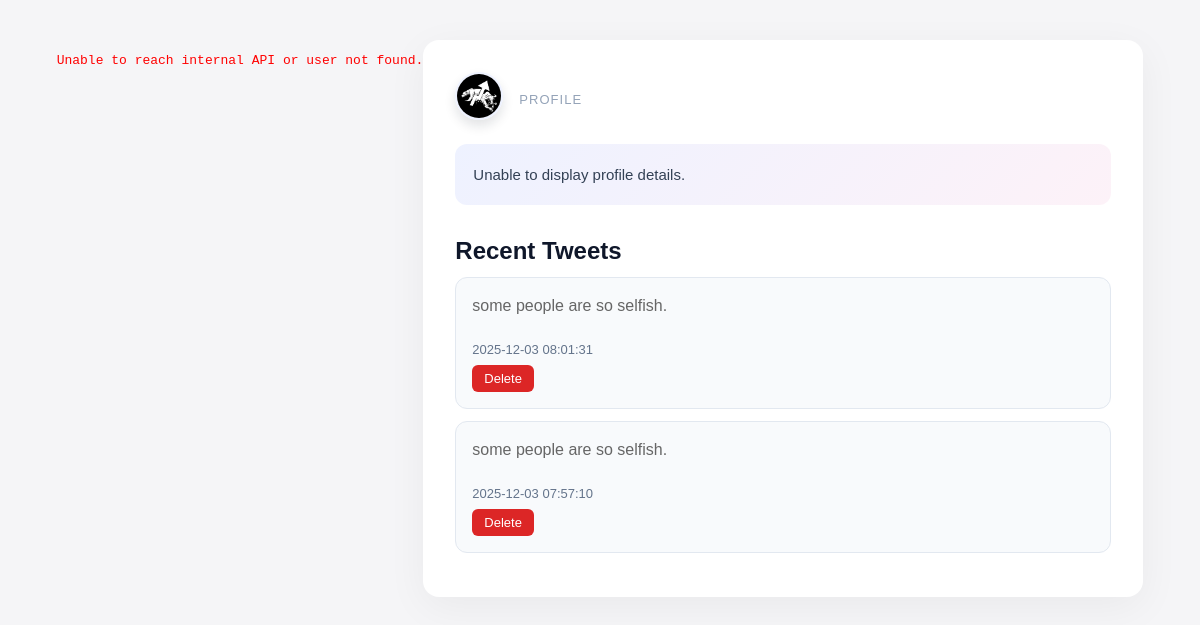
/profile.php?user_id=8, run on the app's committed database.
### tables this page shows
CREATE TABLE `users` (
  `id` int unsigned NOT NULL AUTO_INCREMENT,
  `name` varchar(100) NOT NULL,
  `username` varchar(50) NOT NULL,
  `email` varchar(100) NOT NULL,
  `password` varchar(255) NOT NULL,
  `created_at` datetime DEFAULT CURRENT_TIMESTAMP,
  `updated_at` datetime DEFAULT CURRENT_TIMESTAMP ON UPDATE CURRENT_TIMESTAMP,
  `reset_token` varchar(32) DEFAULT NULL,
  `profile_picture` varchar(255) NOT NULL DEFAULT 'default.png',
  `bio` text,
  PRIMARY KEY (`id`),
  UNIQUE KEY `username` (`username`),
  UNIQUE KEY `email` (`email`),
  UNIQUE KEY `reset_token` (`reset_token`)
);

CREATE TABLE `tweets` (
  `id` bigint unsigned NOT NULL AUTO_INCREMENT,
  `user_id` bigint unsigned NOT NULL,
  `content` varchar(280) NOT NULL,
  `created_at` datetime DEFAULT CURRENT_TIMESTAMP,
  PRIMARY KEY (`id`)
);

### profile.php (the view, shortened to what this page needs)
 <?php
 require_once 'mysql.php';
 $userid = $_GET['user_id'];
 $stmt = $conn->prepare("SELECT * FROM users WHERE id = ?");
 $stmt->bind_param("i", $userid);
 $stmt->execute();
 $user = $stmt->get_result()->fetch_assoc();
 $profile_picture = $user['profile_picture'] ?? 'default.png';
$tweets = [];
if ($conn) {
    $tweetsStmt = $conn->prepare("SELECT id, content, created_at FROM tweets WHERE user_id = ? ORDER BY created_at DESC");
    if ($tweetsStmt) {
        $tweetsStmt->bind_param("i", $userid);
        if ($tweetsStmt->execute()) {
            $tweetsResult = $tweetsStmt->get_result();
            $tweets = $tweetsResult ? $tweetsResult->fetch_all(MYSQLI_ASSOC) : [];
        }
    }
}
 $apiUrl = "http://10.0.0.10:5000/api/user/" . urlencode($userid);
 $apiResponse = @file_get_contents($apiUrl);
 if ($apiResponse === FALSE) {
     echo "<pre style='color:red;'>Unable to reach internal API or user not found.</pre>";
 }
 ?>
 <html>
    <head>
   <link rel="stylesheet" href="/statics/style.css">
</head>
<body class="profile-body">
    <div class="profile-card">
        <?php
            $sanitizedProfile = basename($profile_picture);
            $candidateRelativePath = 'uploads/' . $sanitizedProfile;
            $candidateAbsolutePath = __DIR__ . '/' . $candidateRelativePath;
            if (!empty($profile_picture) && $profile_picture !== 'default.png' && is_file($candidateAbsolutePath)) {
                $profileImagePath = $candidateRelativePath;
            } else {
                $profileImagePath = 'statics/default-avatar.svg';
            }
        ?>
        <div class="profile-header">
        <div class="profile-picture">
                <img src="<?php echo htmlspecialchars($profileImagePath); ?>" alt="Profile Picture">
            </div>
            <?php if (!empty($apiJson)): ?>
                <div class="profile-main">
                    <p class="profile-name"><?php echo htmlspecialchars($apiJson['name'] ?? 'N/A'); ?></p>
                    <p class="profile-username">@<?php echo htmlspecialchars($apiJson['username'] ?? 'N/A'); ?></p>
                    <p class="profile-heading">Profile Overview</p>
                </div>
            <?php else: ?>
                <div class="profile-main">
                    <p class="profile-heading">Profile</p>
                </div>
            <?php endif; ?>
        </div>
        <?php if (!empty($apiJson)): ?>
            <div class="profile-details">
                <p class="section-title">Bio</p>
                <p class="profile-bio"><?php echo nl2br(htmlspecialchars($apiJson['bio'] ?? 'N/A')); ?></p>
            </div>
        <?php else: ?>
            <div class="profile-details">
                <p class="profile-bio">Unable to display profile details.</p>
            </div>
        <?php endif; ?>
        <div class="profile-tweets">
            <h2>Recent Tweets</h2>
            <?php if (!empty($tweets)): ?>
                <ul>
                    <?php foreach ($tweets as $tweet): ?>
                        <li>
                            <p><?php echo nl2br(htmlspecialchars(urldecode($tweet['content']))); ?></p>
                            <small><?php echo htmlspecialchars($tweet['created_at']); ?></small>
                            <a href="delete.php?post_id=<?php echo htmlspecialchars($tweet['id']); ?>" class="delete-button">Delete</a>
                        </li>
                    <?php endforeach; ?>
                </ul>
            <?php else: ?>
                <p>No tweets found for this user.</p>
            <?php endif; ?>
        </div>
</div>
</body>
</html>

### statics/style.css (style rules this page uses)
* { box-sizing: border-box; }
body { margin: 0; min-height: 100vh; font-family: system-ui, -apple-system, sans-serif; background: #f5f5f5; color: #333; display: flex; align-items: center; justify-content: center; padding: 1rem; }
p { margin: 0 0 1.5rem; color: #666; line-height: 1.5; }
:root { --panel-bg: linear-gradient(135deg, #eef2ff, #fef3c7); --panel-card-bg: #fff; --panel-border: rgba(15, 23, 42, 0.08); --panel-shadow: 0 25px 60px rgba(15, 23, 42, 0.12); --panel-radius: 18px; --panel-text: #0f172a; --panel-muted: #64748b; --panel-accent: #2563eb; --panel-accent-soft: rgba(37, 99, 235, 0.12); --panel-success: #0f9d58; }
body.profile-body { font-family: Arial, sans-serif; background: #f5f5f7; padding: 40px 16px; color: #1c1c1e; display: flex; align-items: flex-start; justify-content: center; }
.profile-card { width: 100%; max-width: 720px; padding: 32px; background: #fff; border-radius: 16px; box-shadow: 0 10px 40px rgba(0, 0, 0, 0.05); }
.profile-header { display: flex; align-items: center; gap: 16px; margin-bottom: 24px; flex-wrap: wrap; }
.profile-picture { flex-shrink: 0; }
.profile-picture img { width: 48px; height: 48px; border-radius: 50%; border: 2px solid #eef2ff; box-shadow: 0 6px 12px rgba(15, 23, 42, 0.12); object-fit: cover; }
.profile-main { display: flex; flex-direction: column; }
.profile-heading { margin: 8px 0 0; font-size: 13px; letter-spacing: 0.08em; text-transform: uppercase; color: #94a3b8; }
.profile-details { padding: 16px 18px; border-radius: 12px; background: linear-gradient(135deg, #eef2ff, #fdf2f8); margin-bottom: 32px; }
.profile-details p { margin: 4px 0; font-size: 15px; }
.profile-bio { color: #334155; line-height: 1.4; }
.profile-tweets h2 { margin-bottom: 12px; color: #0f172a; }
.profile-tweets ul { list-style: none; padding: 0; margin: 0; }
.profile-tweets li { background: #f8fafc; border-radius: 12px; padding: 16px; margin-bottom: 12px; border: 1px solid #e2e8f0; }
.profile-tweets small { display: block; margin-top: 8px; color: #64748b; font-size: 13px; }
.delete-button { display: inline-block; margin-top: 8px; padding: 6px 12px; background: #dc2626; color: #fff; text-decoration: none; border-radius: 6px; font-size: 13px; font-weight: 500; transition: background 0.2s ease, transform 0.1s ease; border: none; cursor: pointer; }

### data on the page
users: profile_picture (picture)
tweets: content "some people are so selfish.", created_at "2025-12-03 08:01:31"
tweets: content "some people are so selfish.", created_at "2025-12-03 07:57:10"
